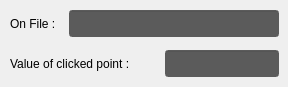
    <widget class="QWidget" name="tabClickPoint">
     <attribute name="title">
      <string>Point Value</string>
     </attribute>
     <widget class="QLineEdit" name="lineEditClickValue">
      <property name="geometry">
       <rect>
        <x>165</x>
        <y>50</y>
        <width>114</width>
        <height>27</height>
       </rect>
      </property>
      <property name="palette">
       <palette>
        <active>
         <colorrole role="WindowText">
          <brush brushstyle="SolidPattern">
           <color alpha="255">
            <red>255</red>
            <green>255</green>
            <blue>255</blue>
           </color>
          </brush>
         </colorrole>
         <colorrole role="Button">
          <brush brushstyle="SolidPattern">
           <color alpha="255">
            <red>127</red>
            <green>127</green>
            <blue>127</blue>
           </color>
          </brush>
         </colorrole>
         <colorrole role="Light">
          <brush brushstyle="SolidPattern">
           <color alpha="255">
            <red>191</red>
            <green>191</green>
            <blue>191</blue>
           </color>
          </brush>
         </colorrole>
         <colorrole role="Midlight">
          <brush brushstyle="SolidPattern">
           <color alpha="255">
            <red>159</red>
            <green>159</green>
            <blue>159</blue>
           </color>
          </brush>
         </colorrole>
         <colorrole role="Dark">
          <brush brushstyle="SolidPattern">
           <color alpha="255">
            <red>63</red>
            <green>63</green>
            <blue>63</blue>
           </color>
          </brush>
         </colorrole>
         <colorrole role="Mid">
          <brush brushstyle="SolidPattern">
           <color alpha="255">
            <red>84</red>
            <green>84</green>
            <blue>84</blue>
           </color>
          </brush>
         </colorrole>
         <colorrole role="Text">
          <brush brushstyle="SolidPattern">
           <color alpha="255">
            <red>255</red>
            <green>255</green>
            <blue>255</blue>
           </color>
          </brush>
         </colorrole>
         <colorrole role="BrightText">
          <brush brushstyle="SolidPattern">
           <color alpha="255">
            <red>255</red>
            <green>255</green>
            <blue>255</blue>
           </color>
          </brush>
         </colorrole>
         <colorrole role="ButtonText">
          <brush brushstyle="SolidPattern">
           <color alpha="255">
            <red>255</red>
            <green>255</green>
            <blue>255</blue>
           </color>
          </brush>
         </colorrole>
         <colorrole role="Base">
          <brush brushstyle="SolidPattern">
           <color alpha="255">
            <red>91</red>
            <green>91</green>
            <blue>91</blue>
           </color>
          </brush>
         </colorrole>
         <colorrole role="Window">
          <brush brushstyle="SolidPattern">
           <color alpha="255">
            <red>127</red>
            <green>127</green>
            <blue>127</blue>
           </color>
          </brush>
         </colorrole>
         <colorrole role="Shadow">
          <brush brushstyle="SolidPattern">
           <color alpha="255">
            <red>0</red>
            <green>0</green>
            <blue>0</blue>
           </color>
          </brush>
         </colorrole>
         <colorrole role="AlternateBase">
          <brush brushstyle="SolidPattern">
           <color alpha="255">
            <red>63</red>
            <green>63</green>
            <blue>63</blue>
           </color>
          </brush>
         </colorrole>
         <colorrole role="ToolTipBase">
          <brush brushstyle="SolidPattern">
           <color alpha="255">
            <red>255</red>
            <green>255</green>
            <blue>220</blue>
           </color>
          </brush>
         </colorrole>
         <colorrole role="ToolTipText">
          <brush brushstyle="SolidPattern">
           <color alpha="255">
            <red>0</red>
            <green>0</green>
            <blue>0</blue>
           </color>
          </brush>
         </colorrole>
        </active>
        <inactive>
         <colorrole role="WindowText">
          <brush brushstyle="SolidPattern">
           <color alpha="255">
            <red>255</red>
            <green>255</green>
            <blue>255</blue>
           </color>
          </brush>
         </colorrole>
         <colorrole role="Button">
          <brush brushstyle="SolidPattern">
           <color alpha="255">
            <red>127</red>
            <green>127</green>
            <blue>127</blue>
           </color>
          </brush>
         </colorrole>
         <colorrole role="Light">
          <brush brushstyle="SolidPattern">
           <color alpha="255">
            <red>191</red>
            <green>191</green>
            <blue>191</blue>
           </color>
          </brush>
         </colorrole>
         <colorrole role="Midlight">
          <brush brushstyle="SolidPattern">
           <color alpha="255">
            <red>159</red>
            <green>159</green>
            <blue>159</blue>
           </color>
          </brush>
         </colorrole>
         <colorrole role="Dark">
          <brush brushstyle="SolidPattern">
           <color alpha="255">
            <red>63</red>
            <green>63</green>
            <blue>63</blue>
           </color>
          </brush>
         </colorrole>
         <colorrole role="Mid">
          <brush brushstyle="SolidPattern">
           <color alpha="255">
            <red>84</red>
            <green>84</green>
            <blue>84</blue>
           </color>
          </brush>
         </colorrole>
         <colorrole role="Text">
          <brush brushstyle="SolidPattern">
           <color alpha="255">
            <red>255</red>
            <green>255</green>
            <blue>255</blue>
           </color>
          </brush>
         </colorrole>
         <colorrole role="BrightText">
          <brush brushstyle="SolidPattern">
           <color alpha="255">
            <red>255</red>
            <green>255</green>
            <blue>255</blue>
           </color>
          </brush>
         </colorrole>
         <colorrole role="ButtonText">
          <brush brushstyle="SolidPattern">
           <color alpha="255">
            <red>255</red>
            <green>255</green>
            <blue>255</blue>
           </color>
          </brush>
         </colorrole>
         <colorrole role="Base">
          <brush brushstyle="SolidPattern">
           <color alpha="255">
            <red>91</red>
            <green>91</green>
            <blue>91</blue>
           </color>
          </brush>
         </colorrole>
         <colorrole role="Window">
          <brush brushstyle="SolidPattern">
           <color alpha="255">
            <red>127</red>
            <green>127</green>
            <blue>127</blue>
           </color>
          </brush>
         </colorrole>
         <colorrole role="Shadow">
          <brush brushstyle="SolidPattern">
           <color alpha="255">
            <red>0</red>
            <green>0</green>
            <blue>0</blue>
           </color>
          </brush>
         </colorrole>
         <colorrole role="AlternateBase">
          <brush brushstyle="SolidPattern">
           <color alpha="255">
            <red>63</red>
            <green>63</green>
            <blue>63</blue>
           </color>
          </brush>
         </colorrole>
         <colorrole role="ToolTipBase">
          <brush brushstyle="SolidPattern">
           <color alpha="255">
            <red>255</red>
            <green>255</green>
            <blue>220</blue>
           </color>
          </brush>
         </colorrole>
         <colorrole role="ToolTipText">
          <brush brushstyle="SolidPattern">
           <color alpha="255">
            <red>0</red>
            <green>0</green>
            <blue>0</blue>
           </color>
          </brush>
         </colorrole>
        </inactive>
        <disabled>
         <colorrole role="WindowText">
          <brush brushstyle="SolidPattern">
           <color alpha="255">
            <red>63</red>
            <green>63</green>
            <blue>63</blue>
           </color>
          </brush>
         </colorrole>
         <colorrole role="Button">
          <brush brushstyle="SolidPattern">
           <color alpha="255">
            <red>127</red>
            <green>127</green>
            <blue>127</blue>
           </color>
          </brush>
         </colorrole>
         <colorrole role="Light">
          <brush brushstyle="SolidPattern">
           <color alpha="255">
            <red>191</red>
            <green>191</green>
            <blue>191</blue>
           </color>
          </brush>
         </colorrole>
         <colorrole role="Midlight">
          <brush brushstyle="SolidPattern">
           <color alpha="255">
            <red>159</red>
            <green>159</green>
            <blue>159</blue>
           </color>
          </brush>
         </colorrole>
         <colorrole role="Dark">
          <brush brushstyle="SolidPattern">
           <color alpha="255">
            <red>63</red>
            <green>63</green>
            <blue>63</blue>
           </color>
          </brush>
         </colorrole>
         <colorrole role="Mid">
          <brush brushstyle="SolidPattern">
           <color alpha="255">
            <red>84</red>
            <green>84</green>
            <blue>84</blue>
           </color>
          </brush>
         </colorrole>
         <colorrole role="Text">
          <brush brushstyle="SolidPattern">
           <color alpha="255">
            <red>63</red>
            <green>63</green>
            <blue>63</blue>
           </color>
          </brush>
         </colorrole>
         <colorrole role="BrightText">
          <brush brushstyle="SolidPattern">
           <color alpha="255">
            <red>255</red>
            <green>255</green>
            <blue>255</blue>
           </color>
          </brush>
         </colorrole>
         <colorrole role="ButtonText">
          <brush brushstyle="SolidPattern">
           <color alpha="255">
            <red>63</red>
            <green>63</green>
            <blue>63</blue>
           </color>
          </brush>
         </colorrole>
         <colorrole role="Base">
          <brush brushstyle="SolidPattern">
           <color alpha="255">
            <red>127</red>
            <green>127</green>
            <blue>127</blue>
           </color>
          </brush>
         </colorrole>
         <colorrole role="Window">
          <brush brushstyle="SolidPattern">
           <color alpha="255">
            <red>127</red>
            <green>127</green>
            <blue>127</blue>
           </color>
          </brush>
         </colorrole>
         <colorrole role="Shadow">
          <brush brushstyle="SolidPattern">
           <color alpha="255">
            <red>0</red>
            <green>0</green>
            <blue>0</blue>
           </color>
          </brush>
         </colorrole>
         <colorrole role="AlternateBase">
          <brush brushstyle="SolidPattern">
           <color alpha="255">
            <red>127</red>
            <green>127</green>
            <blue>127</blue>
           </color>
          </brush>
         </colorrole>
         <colorrole role="ToolTipBase">
          <brush brushstyle="SolidPattern">
           <color alpha="255">
            <red>255</red>
            <green>255</green>
            <blue>220</blue>
           </color>
          </brush>
         </colorrole>
         <colorrole role="ToolTipText">
          <brush brushstyle="SolidPattern">
           <color alpha="255">
            <red>0</red>
            <green>0</green>
            <blue>0</blue>
           </color>
          </brush>
         </colorrole>
        </disabled>
       </palette>
      </property>
      <property name="toolTip">
       <string>value of the selected point</string>
      </property>
      <property name="text">
       <string/>
      </property>
      <property name="alignment">
       <set>Qt::AlignCenter</set>
      </property>
      <property name="readOnly">
       <bool>true</bool>
      </property>
     </widget>
     <widget class="QLabel" name="label_11">
      <property name="geometry">
       <rect>
        <x>10</x>
        <y>9</y>
        <width>53</width>
        <height>29</height>
       </rect>
      </property>
      <property name="text">
       <string>On File :</string>
      </property>
     </widget>
     <widget class="QLineEdit" name="lineEditNameMesh">
      <property name="geometry">
       <rect>
        <x>69</x>
        <y>10</y>
        <width>210</width>
        <height>27</height>
       </rect>
      </property>
      <property name="palette">
       <palette>
        <active>
         <colorrole role="WindowText">
          <brush brushstyle="SolidPattern">
           <color alpha="255">
            <red>255</red>
            <green>255</green>
            <blue>255</blue>
           </color>
          </brush>
         </colorrole>
         <colorrole role="Button">
          <brush brushstyle="SolidPattern">
           <color alpha="255">
            <red>127</red>
            <green>127</green>
            <blue>127</blue>
           </color>
          </brush>
         </colorrole>
         <colorrole role="Light">
          <brush brushstyle="SolidPattern">
           <color alpha="255">
            <red>191</red>
            <green>191</green>
            <blue>191</blue>
           </color>
          </brush>
         </colorrole>
         <colorrole role="Midlight">
          <brush brushstyle="SolidPattern">
           <color alpha="255">
            <red>159</red>
            <green>159</green>
            <blue>159</blue>
           </color>
          </brush>
         </colorrole>
         <colorrole role="Dark">
          <brush brushstyle="SolidPattern">
           <color alpha="255">
            <red>63</red>
            <green>63</green>
            <blue>63</blue>
           </color>
          </brush>
         </colorrole>
         <colorrole role="Mid">
          <brush brushstyle="SolidPattern">
           <color alpha="255">
            <red>84</red>
            <green>84</green>
            <blue>84</blue>
           </color>
          </brush>
         </colorrole>
         <colorrole role="Text">
          <brush brushstyle="SolidPattern">
           <color alpha="255">
            <red>255</red>
            <green>255</green>
            <blue>255</blue>
           </color>
          </brush>
         </colorrole>
         <colorrole role="BrightText">
          <brush brushstyle="SolidPattern">
           <color alpha="255">
            <red>255</red>
            <green>255</green>
            <blue>255</blue>
           </color>
          </brush>
         </colorrole>
         <colorrole role="ButtonText">
          <brush brushstyle="SolidPattern">
           <color alpha="255">
            <red>255</red>
            <green>255</green>
            <blue>255</blue>
           </color>
          </brush>
         </colorrole>
         <colorrole role="Base">
          <brush brushstyle="SolidPattern">
           <color alpha="255">
            <red>91</red>
            <green>91</green>
            <blue>91</blue>
           </color>
          </brush>
         </colorrole>
         <colorrole role="Window">
          <brush brushstyle="SolidPattern">
           <color alpha="255">
            <red>127</red>
            <green>127</green>
            <blue>127</blue>
           </color>
          </brush>
         </colorrole>
         <colorrole role="Shadow">
          <brush brushstyle="SolidPattern">
           <color alpha="255">
            <red>0</red>
            <green>0</green>
            <blue>0</blue>
           </color>
          </brush>
         </colorrole>
         <colorrole role="AlternateBase">
          <brush brushstyle="SolidPattern">
           <color alpha="255">
            <red>63</red>
            <green>63</green>
            <blue>63</blue>
           </color>
          </brush>
         </colorrole>
         <colorrole role="ToolTipBase">
          <brush brushstyle="SolidPattern">
           <color alpha="255">
            <red>255</red>
            <green>255</green>
            <blue>220</blue>
           </color>
          </brush>
         </colorrole>
         <colorrole role="ToolTipText">
          <brush brushstyle="SolidPattern">
           <color alpha="255">
            <red>0</red>
            <green>0</green>
            <blue>0</blue>
           </color>
          </brush>
         </colorrole>
        </active>
        <inactive>
         <colorrole role="WindowText">
          <brush brushstyle="SolidPattern">
           <color alpha="255">
            <red>255</red>
            <green>255</green>
            <blue>255</blue>
           </color>
          </brush>
         </colorrole>
         <colorrole role="Button">
          <brush brushstyle="SolidPattern">
           <color alpha="255">
            <red>127</red>
            <green>127</green>
            <blue>127</blue>
           </color>
          </brush>
         </colorrole>
         <colorrole role="Light">
          <brush brushstyle="SolidPattern">
           <color alpha="255">
            <red>191</red>
            <green>191</green>
            <blue>191</blue>
           </color>
          </brush>
         </colorrole>
         <colorrole role="Midlight">
          <brush brushstyle="SolidPattern">
           <color alpha="255">
            <red>159</red>
            <green>159</green>
            <blue>159</blue>
           </color>
          </brush>
         </colorrole>
         <colorrole role="Dark">
          <brush brushstyle="SolidPattern">
           <color alpha="255">
            <red>63</red>
            <green>63</green>
            <blue>63</blue>
           </color>
          </brush>
         </colorrole>
         <colorrole role="Mid">
          <brush brushstyle="SolidPattern">
           <color alpha="255">
            <red>84</red>
            <green>84</green>
            <blue>84</blue>
           </color>
          </brush>
         </colorrole>
         <colorrole role="Text">
          <brush brushstyle="SolidPattern">
           <color alpha="255">
            <red>255</red>
            <green>255</green>
            <blue>255</blue>
           </color>
          </brush>
         </colorrole>
         <colorrole role="BrightText">
          <brush brushstyle="SolidPattern">
           <color alpha="255">
            <red>255</red>
            <green>255</green>
            <blue>255</blue>
           </color>
          </brush>
         </colorrole>
         <colorrole role="ButtonText">
          <brush brushstyle="SolidPattern">
           <color alpha="255">
            <red>255</red>
            <green>255</green>
            <blue>255</blue>
           </color>
          </brush>
         </colorrole>
         <colorrole role="Base">
          <brush brushstyle="SolidPattern">
           <color alpha="255">
            <red>91</red>
            <green>91</green>
            <blue>91</blue>
           </color>
          </brush>
         </colorrole>
         <colorrole role="Window">
          <brush brushstyle="SolidPattern">
           <color alpha="255">
            <red>127</red>
            <green>127</green>
            <blue>127</blue>
           </color>
          </brush>
         </colorrole>
         <colorrole role="Shadow">
          <brush brushstyle="SolidPattern">
           <color alpha="255">
            <red>0</red>
            <green>0</green>
            <blue>0</blue>
           </color>
          </brush>
         </colorrole>
         <colorrole role="AlternateBase">
          <brush brushstyle="SolidPattern">
           <color alpha="255">
            <red>63</red>
            <green>63</green>
            <blue>63</blue>
           </color>
          </brush>
         </colorrole>
         <colorrole role="ToolTipBase">
          <brush brushstyle="SolidPattern">
           <color alpha="255">
            <red>255</red>
            <green>255</green>
            <blue>220</blue>
           </color>
          </brush>
         </colorrole>
         <colorrole role="ToolTipText">
          <brush brushstyle="SolidPattern">
           <color alpha="255">
            <red>0</red>
            <green>0</green>
            <blue>0</blue>
           </color>
          </brush>
         </colorrole>
        </inactive>
        <disabled>
         <colorrole role="WindowText">
          <brush brushstyle="SolidPattern">
           <color alpha="255">
            <red>63</red>
            <green>63</green>
            <blue>63</blue>
           </color>
          </brush>
         </colorrole>
         <colorrole role="Button">
          <brush brushstyle="SolidPattern">
           <color alpha="255">
            <red>127</red>
            <green>127</green>
            <blue>127</blue>
           </color>
          </brush>
         </colorrole>
         <colorrole role="Light">
          <brush brushstyle="SolidPattern">
           <color alpha="255">
            <red>191</red>
            <green>191</green>
            <blue>191</blue>
           </color>
          </brush>
         </colorrole>
         <colorrole role="Midlight">
          <brush brushstyle="SolidPattern">
           <color alpha="255">
            <red>159</red>
            <green>159</green>
            <blue>159</blue>
           </color>
          </brush>
         </colorrole>
         <colorrole role="Dark">
          <brush brushstyle="SolidPattern">
           <color alpha="255">
            <red>63</red>
            <green>63</green>
            <blue>63</blue>
           </color>
          </brush>
         </colorrole>
         <colorrole role="Mid">
          <brush brushstyle="SolidPattern">
           <color alpha="255">
            <red>84</red>
            <green>84</green>
            <blue>84</blue>
           </color>
          </brush>
         </colorrole>
         <colorrole role="Text">
          <brush brushstyle="SolidPattern">
           <color alpha="255">
            <red>63</red>
            <green>63</green>
            <blue>63</blue>
           </color>
          </brush>
         </colorrole>
         <colorrole role="BrightText">
          <brush brushstyle="SolidPattern">
           <color alpha="255">
            <red>255</red>
            <green>255</green>
            <blue>255</blue>
           </color>
          </brush>
         </colorrole>
         <colorrole role="ButtonText">
          <brush brushstyle="SolidPattern">
           <color alpha="255">
            <red>63</red>
            <green>63</green>
            <blue>63</blue>
           </color>
          </brush>
         </colorrole>
         <colorrole role="Base">
          <brush brushstyle="SolidPattern">
           <color alpha="255">
            <red>127</red>
            <green>127</green>
            <blue>127</blue>
           </color>
          </brush>
         </colorrole>
         <colorrole role="Window">
          <brush brushstyle="SolidPattern">
           <color alpha="255">
            <red>127</red>
            <green>127</green>
            <blue>127</blue>
           </color>
          </brush>
         </colorrole>
         <colorrole role="Shadow">
          <brush brushstyle="SolidPattern">
           <color alpha="255">
            <red>0</red>
            <green>0</green>
            <blue>0</blue>
           </color>
          </brush>
         </colorrole>
         <colorrole role="AlternateBase">
          <brush brushstyle="SolidPattern">
           <color alpha="255">
            <red>127</red>
            <green>127</green>
            <blue>127</blue>
           </color>
          </brush>
         </colorrole>
         <colorrole role="ToolTipBase">
          <brush brushstyle="SolidPattern">
           <color alpha="255">
            <red>255</red>
            <green>255</green>
            <blue>220</blue>
           </color>
          </brush>
         </colorrole>
         <colorrole role="ToolTipText">
          <brush brushstyle="SolidPattern">
           <color alpha="255">
            <red>0</red>
            <green>0</green>
            <blue>0</blue>
           </color>
          </brush>
         </colorrole>
        </disabled>
       </palette>
      </property>
      <property name="cursor">
       <cursorShape>ArrowCursor</cursorShape>
      </property>
      <property name="mouseTracking">
       <bool>false</bool>
      </property>
      <property name="toolTip">
       <string>name of the mesh A</string>
      </property>
      <property name="dragEnabled">
       <bool>false</bool>
      </property>
      <property name="readOnly">
       <bool>true</bool>
      </property>
      <property name="cursorMoveStyle">
       <enum>Qt::LogicalMoveStyle</enum>
      </property>
     </widget>
     <widget class="QLabel" name="label_12">
      <property name="geometry">
       <rect>
        <x>10</x>
        <y>49</y>
        <width>149</width>
        <height>29</height>
       </rect>
      </property>
      <property name="text">
       <string>Value of clicked point :</string>
      </property>
     </widget>
    </widget>
